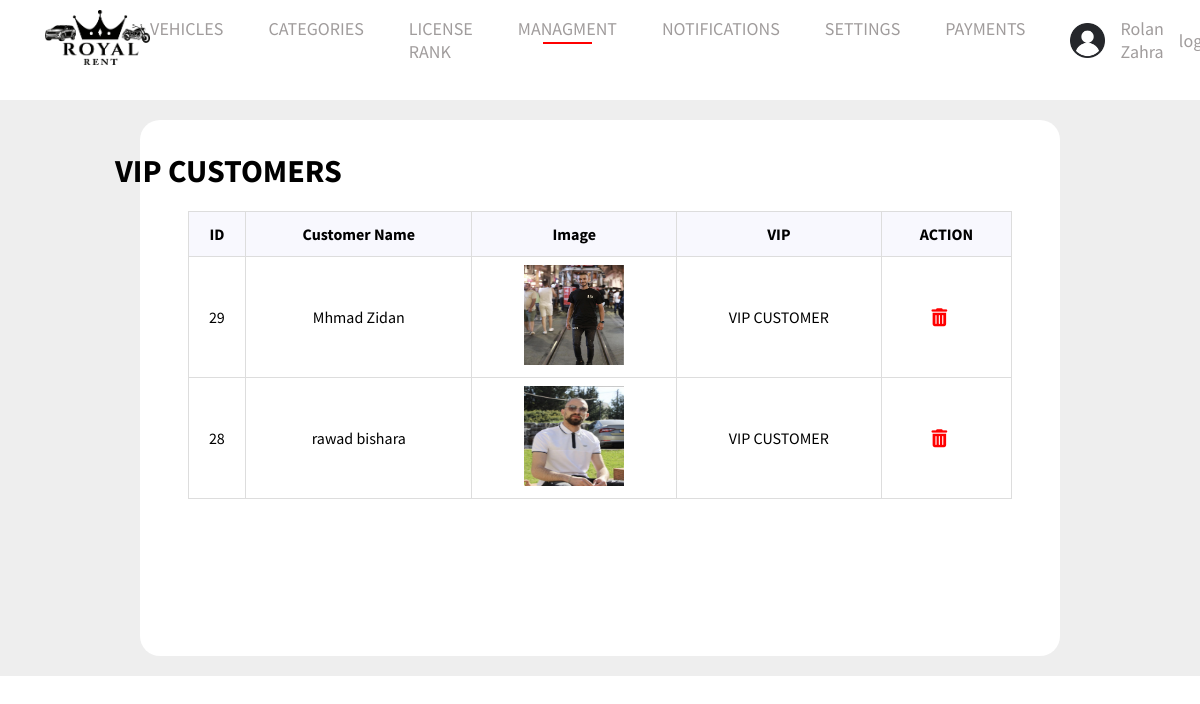
Screenshot of /admin/users_clubs.php (signed in) with the database file from the repository.
### tables this page shows
CREATE TABLE `settings` (
  `id` int(11) NOT NULL,
  `name` varchar(111) NOT NULL,
  `logo` varchar(111) NOT NULL,
  `email` varchar(111) NOT NULL,
  `phone` varchar(111) NOT NULL,
  `whatsapp` varchar(111) NOT NULL,
  `facebook` varchar(111) NOT NULL,
  `instagram` varchar(111) NOT NULL,
  `address` varchar(111) NOT NULL
);

CREATE TABLE `clubs` (
  `id` int(11) NOT NULL,
  `user_Id` int(11) NOT NULL,
  `status` varchar(1) NOT NULL
);

CREATE TABLE `users` (
  `id` int(11) NOT NULL,
  `name` varchar(111) NOT NULL,
  `username` varchar(111) NOT NULL,
  `email` varchar(111) NOT NULL,
  `password` varchar(111) NOT NULL,
  `role` varchar(111) NOT NULL,
  `status` varchar(1) NOT NULL,
  `linces` varchar(111) DEFAULT NULL,
  `address` varchar(111) NOT NULL,
  `phone` varchar(111) NOT NULL,
  `card_photo` varchar(111) DEFAULT NULL,
  `image` varchar(111) NOT NULL,
  `dateofbirthday` varchar(111) NOT NULL,
  `LicenseNum` varchar(111) NOT NULL
);

### admin/users_clubs.php (the view)
<?php
$selected = 'dashborad';
include('include/header.php');
$sql = $con->prepare("select clubs.*, users.name as user_name,users.id as user_id,users.image as user_image
from clubs,users
 where
  clubs.user_id = users.id
 order by clubs.id DESC");
$sql->execute();
$clubs = $sql->fetchAll();
?>
<div class="data">
    <div class="items">
        <div class="header">
            <h1 class="">VIP CUSTOMERS</h1>
            <a class="addItem" href="addCategory.php"><i class="fas fa-add"></i></a>
        </div>
        <table id="customers" style="
        margin-bottom: 155px;">
            <tr>
                <th style="text-align:center;">ID</th>
                <th style="text-align:center;">Customer Name</th>
                <th style="text-align:center;">Image</th>
                <th style="text-align:center;">VIP</th>
                <th style="text-align:center;">ACTION</th>
            </tr>
            <?php
            foreach ($clubs as $club) {
            ?>
                <tr>
                    <td style="text-align:center;"><?php echo $club['id'] ?></td>
                    <td style="text-align:center;"><?php echo $club['user_name'] ?></td>
                    <td style="text-align:center;"><img src="../images/users/<?php echo $club['user_image'] ?>" width="100px" height="100px"></td>
                    <td style="text-align:center;">VIP CUSTOMER </td>
                    <?php if ($_SESSION['role'] == 'admin') { ?>
                        <td>
                            <a class="text-center delete" href="deleteclub.php?id=<?php echo $club['user_id']  ?>" onclick="return confirm('Are you sure you want to delete this Vip Customer?')"><i class="fa-solid fa-trash-can delete"></i></a>
                        </td>
                    <?php } else { ?>
                        <td>No Actions</td>
                    <?php } ?>
                </tr>
            <?php } ?>
        </table>
    </div>
</div>

### admin/include/header.php (shortened to what this page needs)
<?php
require_once "connect.php";
?>
<!DOCTYPE html>
<html lang="en">
<head>
    <link rel="stylesheet" href="Styles/global.css">
    <link rel="stylesheet" href="Styles/navbar.css">
    <link rel="stylesheet" href="Styles/footer.css">
    <?php if ($selected == 'dashborad') { ?>
        <link rel="stylesheet" href="../Styles/dashborad.css">
    <?php } else if ($selected == 'dashboradAdd') { ?>
        <link rel="stylesheet" href="../Styles/dashboradAdd.css">
    <?php
    } else {
    ?>
        <link rel="stylesheet" href="../Styles/admin.css">
    <?php } ?>
    <link rel="stylesheet" href="https://cdnjs.cloudflare.com/ajax/libs/font-awesome/6.1.1/css/all.min.css" />
</head>
<body>
    <div class="navigation">
        <div class="nav-Content">
            <?php
            $stmt = $con->prepare('select *  from settings where id=1');
            $stmt->execute();
            $stting = $stmt->fetch();
            ?>
            <a ><img class="Logo" src="../images/<?php echo $stting['logo'] ?> " alt="Logo"></a>
            <ul class="nav-links" id="navLinks">
                <li class="test-menu"><a <?php if (
                                                basename($_SERVER['PHP_SELF']) == "vehicles.php" ||
                                                basename($_SERVER['PHP_SELF']) == 'user_vehicles.php' ||
                                                basename($_SERVER['PHP_SELF']) == 'receipt_vehicles.php' ||
                                                basename($_SERVER['PHP_SELF']) == 'commentsuser.php'
                                            ) {
                                                echo "class='selected'";
                                            } ?>>VEHICLES</a>
        </li>
        <li><a <?php if (basename($_SERVER['PHP_SELF']) == "categories.php") {
                    echo "class='selected'";
                } ?> href="categories.php">CATEGORIES</a></li>
        <li><a <?php if (basename($_SERVER['PHP_SELF']) == "lincenesrank.php") {
                    echo "class='selected'";
                } ?> href="lincenesrank.php">LICENSE RANK </a></li>
        <?php
        if ($_SESSION["role"] == 'admin') { ?>
            <li class="test-menu"><a <?php if (
                                            basename($_SERVER['PHP_SELF']) == "worker.php" ||
                                            basename($_SERVER['PHP_SELF']) == "users.php" ||
                                            basename($_SERVER['PHP_SELF']) == "contact_us.php" ||
                                            basename($_SERVER['PHP_SELF']) == "users_clubs.php"
                                        ) {
                                            echo "class='selected'";
                                        } ?>>MANAGMENT</a>
            </li>
            <li><a <?php if (basename($_SERVER['PHP_SELF']) == "notifications.php") {
                        echo "class='selected'";
                    } ?> href="notifications.php">NOTIFICATIONS</a></li>
            <li><a <?php if (basename($_SERVER['PHP_SELF']) == "setting.php") {
                        echo "class='selected'";
                    } ?> href="setting.php"> SETTINGS</a></li>
        <?php
        }  ?>
        <li><a <?php if (basename($_SERVER['PHP_SELF']) == "paymentuser.php") {
                    echo "class='selected'";
                } ?> href="paymentuser.php">PAYMENTS </a></li>
        </ul>
        <div class="Avatar">
            <?php
            if (isset($_SESSION['user_id'])) {
                echo ' <img src="../images/defaultAvatar.png" class="Avatar-Logo" alt="Avatar-Logo">';
            ?>
                <a href="editprofile.php"><?php echo  $_SESSION["name"] ?></a>
            <?php echo '<a href="logout.php">logout</a>';
            } else {
                echo '<a href="login.php">login</a>';
                echo '<a href="logout.php">register</a>';
            }
            ?>
        </div>
    </div>
    </div>

### admin/Styles/global.css (style rules this page uses)
* { font-family: "Source Sans Pro", sans-serif; margin: 0; padding: 0; }

### admin/Styles/navbar.css (style rules this page uses)
.nav-Content { display: flex; justify-content: space-between; align-items: center; margin: 0px 45px; }
.nav-links { display: flex; gap: 45px; }
.nav-links li, a { list-style: none; text-decoration: none; font-size: 18px; color: #111; }
.nav-links li { position: relative; }
.Logo { height: 55px; padding: 10px 0; }
.Avatar-Logo { width: 35px; }
.Avatar, .res-Avatar { display: flex; align-items: center; gap: 15px; }
.selected::after { content: " "; display: block; background-color: red; width: 50%; margin: 2px auto; height: 2px; transition: 0.2s; }
.resNavLinks li, a { list-style: none; text-decoration: none; font-size: 18px; color: #111; }

### admin/Styles/footer.css (style rules this page uses)
.main-footer-content li, a { list-style: none; color: rgb(160, 156, 156); transition: 0.2s; }

### Styles/dashborad.css (style rules this page uses)
.header { display: flex; margin-top: 29px; justify-content: space-around; margin-left: -98px; }
.header a { margin-left: 479px; }
.data { margin-top: 20px; padding: 20px; background-color: #eee; }
.items { padding: 2px; background-color: #fff; border-radius: 20px; width: 79%; margin: auto; }
#customers { font-family: Arial, Helvetica, sans-serif; border-collapse: collapse; width: 90%; margin: 20px auto; margin-bottom: 155px; justify-content:center }
#customers td, #customers th { border: 1px solid #ddd; padding: 8px; }
#customers tr:nth-child(even) { background-color: #f2f2f2; }
#customers th { padding-top: 12px; padding-bottom: 12px; text-align: left; background-color: #04AA6D; color: white; }
.addItem { color: white; padding: 4px; margin-top: 8px; }
tr { background: #fff; }
td { background: #fff; }
td a { display: inherit; color: #00A78E; padding-left: 21px; }
th { color: #000 !important; background: #F8F8FE !important; }
td .delete { display: inherit; color: red !important; padding-left: 21px; }
.text-center { margin-top: 20px; }
table { margin-top: 20px !important; }

### rows the page displays
settings: logo (picture)
clubs: id "29", user_Id.name "Mhmad Zidan", user_Id.image (picture)
clubs: id "28", user_Id.name "rawad bishara", user_Id.image (picture)

### other values shown
$_SESSION["name"] "Rolan Zahra"
